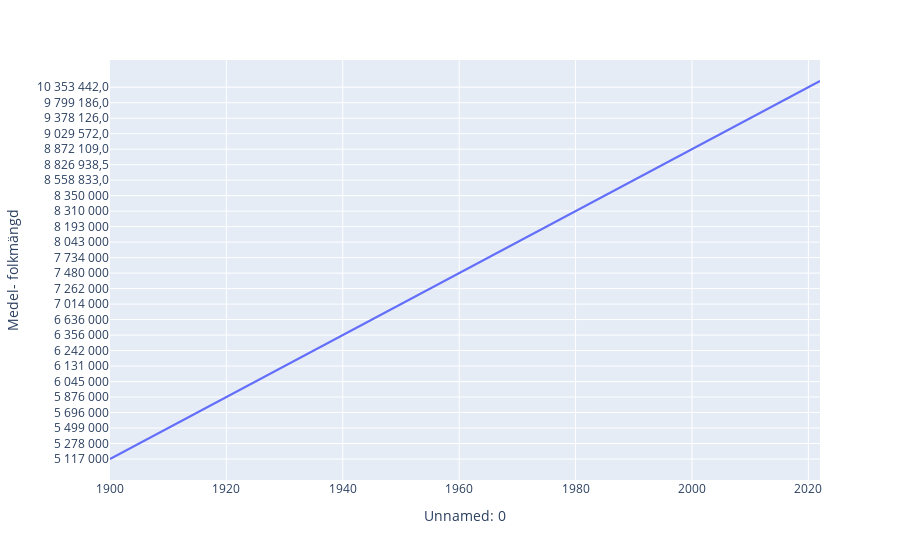

The notebook cell this image was saved under:
### Code cell
import plotly_express as px
px.line(sweden_af_1900, x= "Unnamed: 0", y= "Medel- folkmängd")
